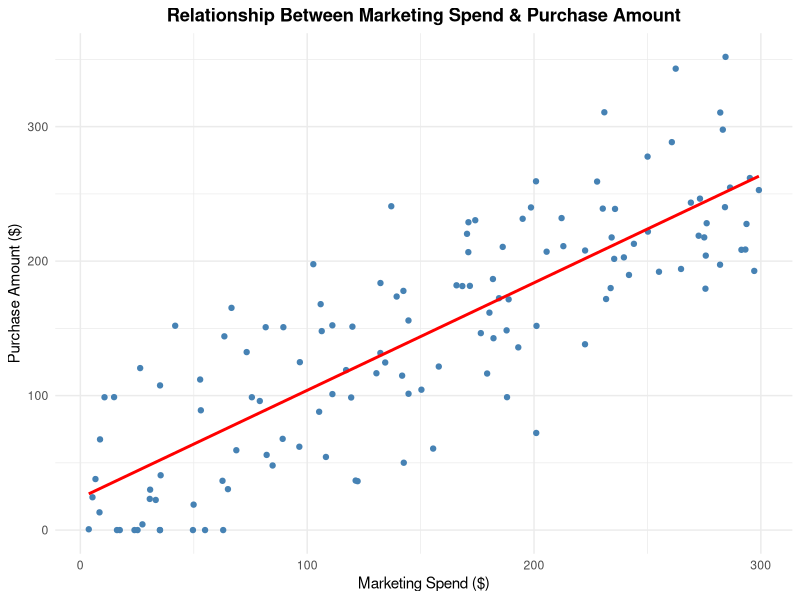
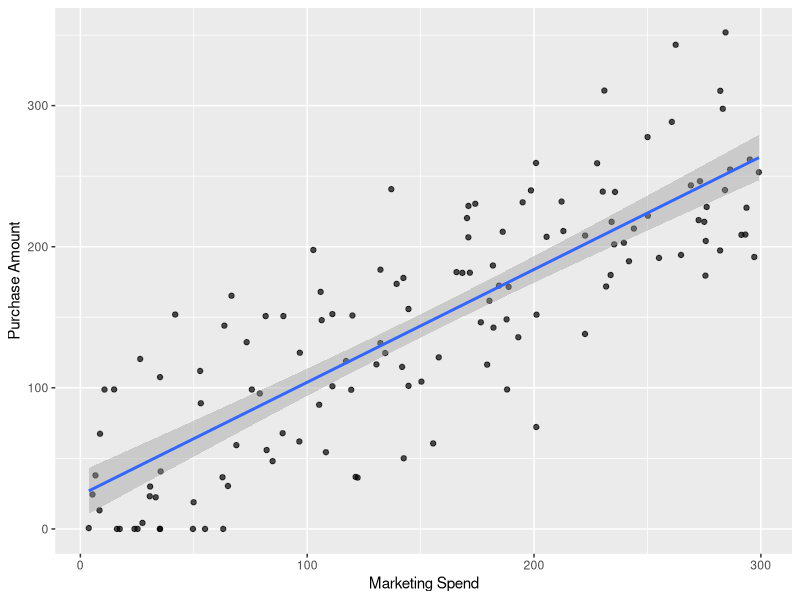
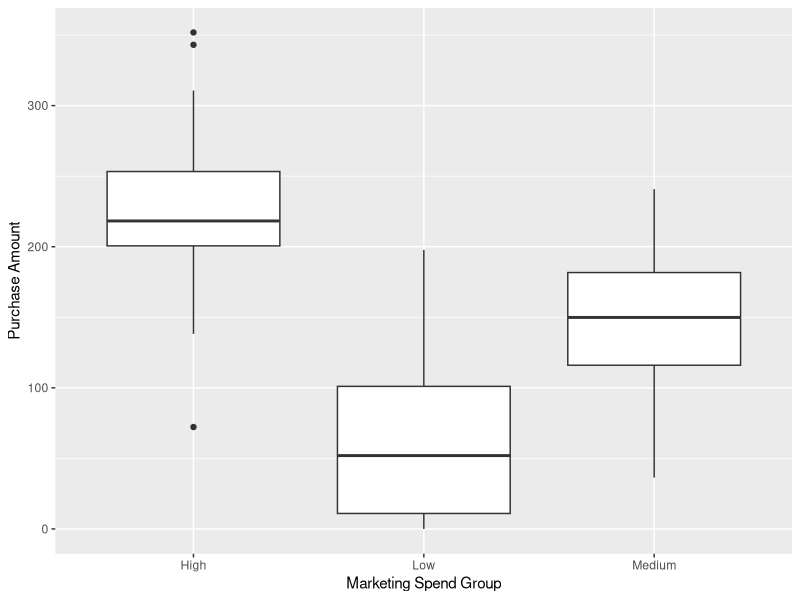

R code for these plots, in order:
## ---- chunk 1
library(tidyverse)
library(readr)
library(ggplot2)
library(knitr)
library(rmarkdown)
library(kableExtra)
## ---- chunk 2
# Reading in the data
data <- read_csv("data/32592582_Joshua Bannon.csv")
## ---- chunk 3
# Removing rows with missing values in marketing_spend and purchase_amount
data <- data %>%
  drop_na(marketing_spend, purchase_amount)
## ---- chunk 4
# Standardising variable formats and removing irrelevant variables
data <- data %>%
  mutate(
    marketing_spend = as.numeric(marketing_spend),
    purchase_amount = as.numeric(purchase_amount),
    visits = as.numeric(visits),
    signup_date = as.Date(signup_date),
    segment = as.factor(segment)) %>% 
  select(-notes) %>%
  distinct()
## ---- chunk 5
data %>%
  group_by(segment) %>%
  summarise(
    average_spend = round(mean(marketing_spend), 2),
    average_purchase = round(mean(purchase_amount), 2),
    average_visits = round(mean(visits), 2),
    number_of_customers = n(),
    .groups = "drop"
  ) %>%
  as.data.frame()
## ---- chunk 6
ggplot(data, aes(x = marketing_spend, y = purchase_amount)) +
  geom_point(colour = "steelblue") +
  geom_smooth(method = "lm", se = FALSE, colour = "red") +
  labs(
    title = "Relationship Between Marketing Spend & Purchase Amount",
    x = "Marketing Spend ($)",
    y = "Purchase Amount ($)"
  ) +
  theme_minimal() +
  theme(plot.title = element_text(face = "bold", hjust = 0.5)
  )
## ---- chunk 7
ggplot(data, aes(x = marketing_spend, y = purchase_amount)) +
  geom_point(alpha = 0.7) +
  geom_smooth(method = "lm", se = TRUE) +
  labs(
    x = "Marketing Spend",
    y = "Purchase Amount"
  )
## ---- chunk 8
data <- data %>%
  mutate(
    spend_group = case_when(
      marketing_spend < quantile(marketing_spend, 0.33) ~ "Low",
      marketing_spend < quantile(marketing_spend, 0.67) ~ "Medium",
      TRUE ~ "High"
    )
  )
## ---- chunk 9
ggplot(data, aes(x = spend_group, y = purchase_amount)) +
  geom_boxplot() +
  labs(
    x = "Marketing Spend Group",
    y = "Purchase Amount"
  )
